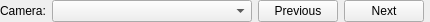
<?xml version="1.0" encoding="UTF-8"?>
<ui version="4.0">
 <class>ui::camera_operators::CamerasPanel</class>
 <widget class="QWidget" name="ui::camera_operators::CamerasPanel">
  <property name="geometry">
   <rect>
    <x>0</x>
    <y>0</y>
    <width>415</width>
    <height>95</height>
   </rect>
  </property>
  <property name="windowTitle">
   <string>Form</string>
  </property>
  <layout class="QGridLayout" name="gridLayout">
   <property name="sizeConstraint">
    <enum>QLayout::SetFixedSize</enum>
   </property>
   <property name="leftMargin">
    <number>0</number>
   </property>
   <property name="topMargin">
    <number>0</number>
   </property>
   <property name="rightMargin">
    <number>0</number>
   </property>
   <property name="bottomMargin">
    <number>0</number>
   </property>
   <property name="verticalSpacing">
    <number>0</number>
   </property>
   <item row="0" column="4">
    <spacer name="horizontalSpacer">
     <property name="orientation">
      <enum>Qt::Horizontal</enum>
     </property>
     <property name="sizeHint" stdset="0">
      <size>
       <width>0</width>
       <height>20</height>
      </size>
     </property>
    </spacer>
   </item>
   <item row="0" column="0">
    <widget class="QLabel" name="label">
     <property name="sizePolicy">
      <sizepolicy hsizetype="Fixed" vsizetype="Preferred">
       <horstretch>0</horstretch>
       <verstretch>0</verstretch>
      </sizepolicy>
     </property>
     <property name="text">
      <string>Camera:</string>
     </property>
    </widget>
   </item>
   <item row="0" column="1">
    <widget class="QComboBox" name="Cameras">
     <property name="sizePolicy">
      <sizepolicy hsizetype="Fixed" vsizetype="Fixed">
       <horstretch>0</horstretch>
       <verstretch>0</verstretch>
      </sizepolicy>
     </property>
     <property name="minimumSize">
      <size>
       <width>200</width>
       <height>0</height>
      </size>
     </property>
     <property name="maximumSize">
      <size>
       <width>200</width>
       <height>16777215</height>
      </size>
     </property>
    </widget>
   </item>
   <item row="0" column="2">
    <widget class="QPushButton" name="Previous">
     <property name="text">
      <string>Previous</string>
     </property>
    </widget>
   </item>
   <item row="1" column="0" colspan="5">
    <widget class="QStackedWidget" name="CamerasStack">
     <property name="minimumSize">
      <size>
       <width>0</width>
       <height>0</height>
      </size>
     </property>
     <property name="maximumSize">
      <size>
       <width>16777215</width>
       <height>16777215</height>
      </size>
     </property>
     <property name="currentIndex">
      <number>-1</number>
     </property>
    </widget>
   </item>
   <item row="0" column="3">
    <widget class="QPushButton" name="Next">
     <property name="text">
      <string>Next</string>
     </property>
    </widget>
   </item>
  </layout>
 </widget>
 <resources/>
 <connections/>
</ui>
